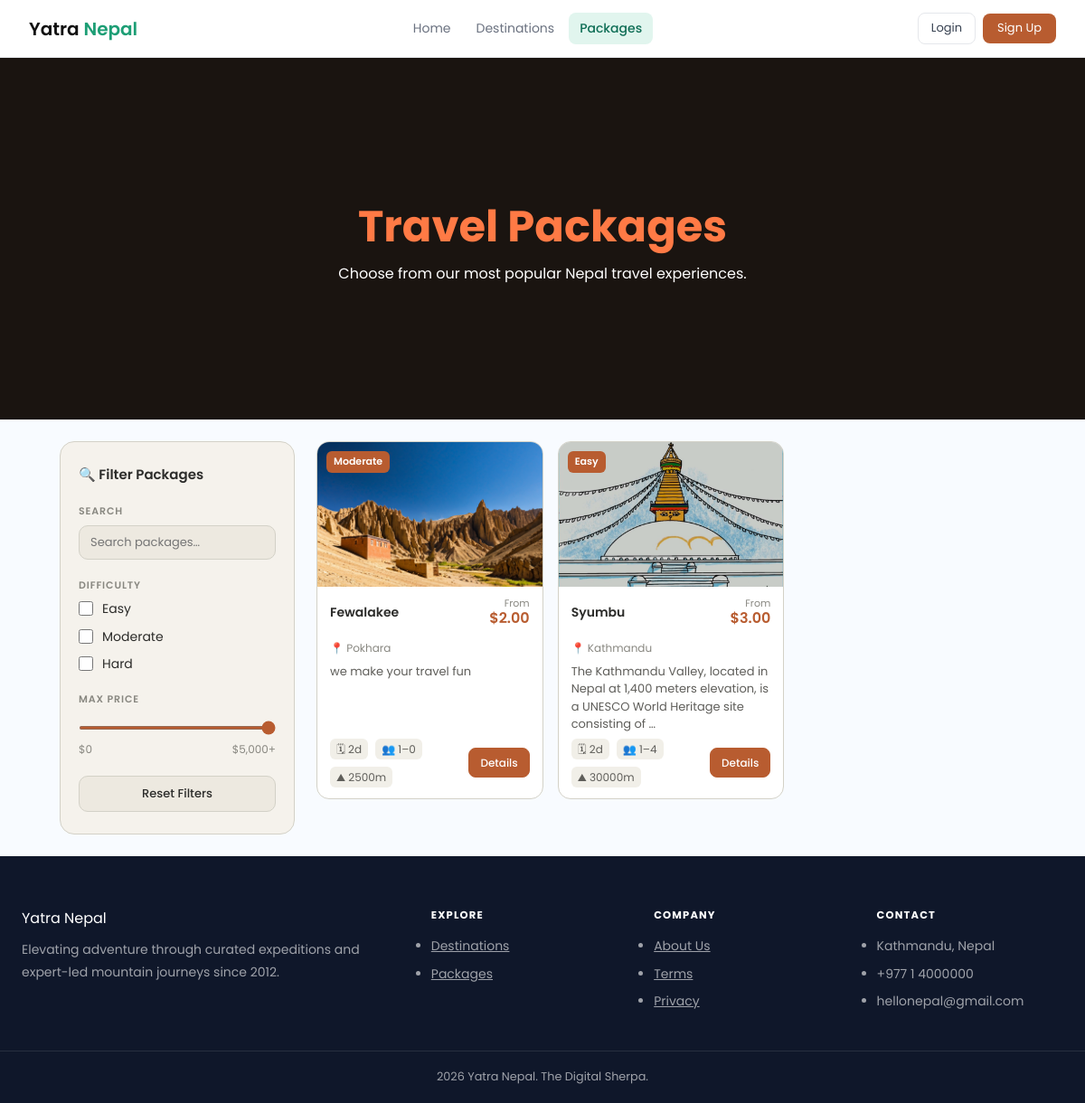
Before: /package/ with the older database file.
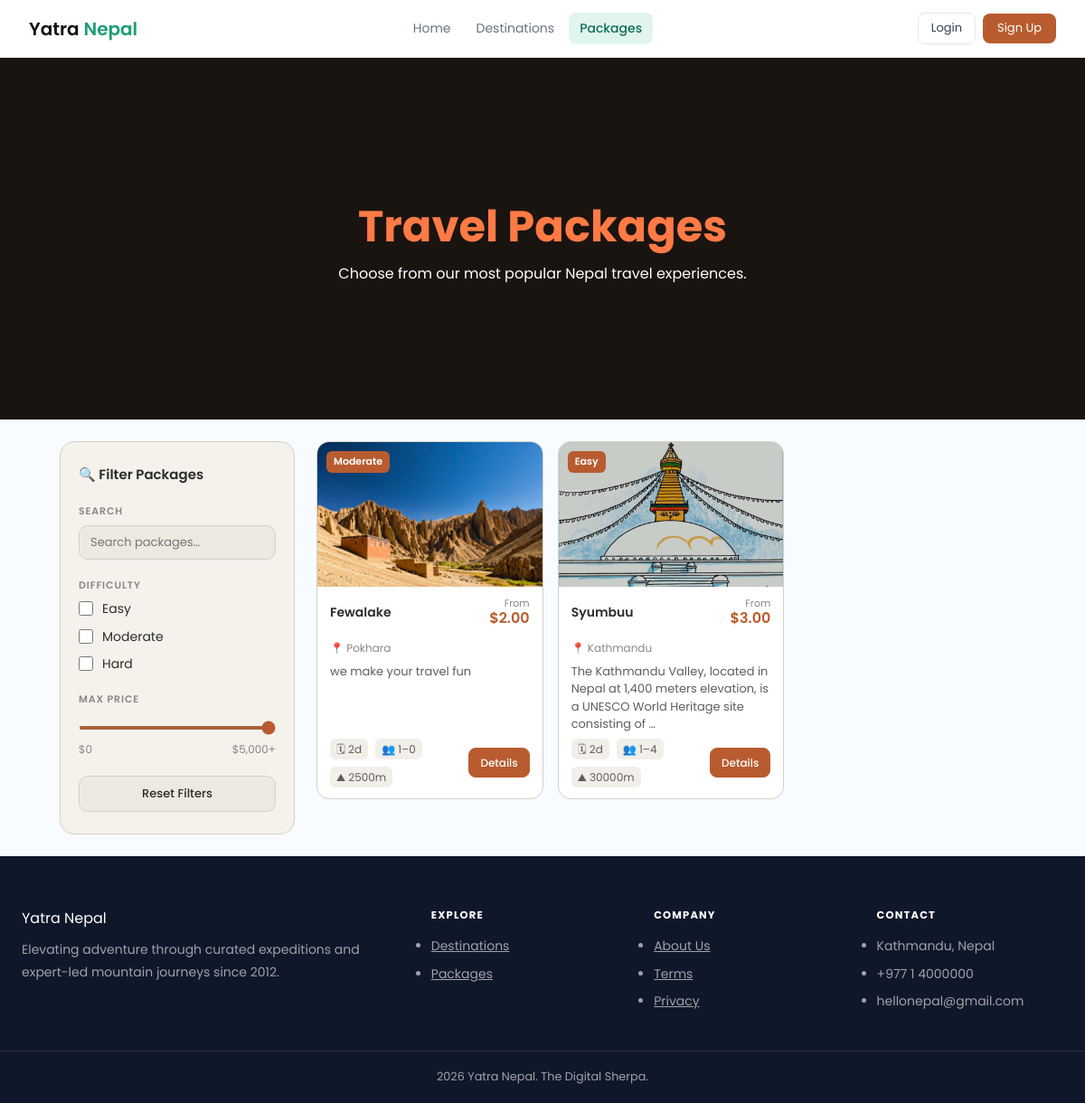
After: the same page with the newer database file.
### tours/models.py (models this page shows, shortened)
class Package(models.Model):
    DIFFICULTY_CHOICES = [
        ('easy', 'Easy'),
        ('moderate', 'Moderate'),
        ('hard', 'Hard'),
    ]
    id = models.AutoField(primary_key=True)
    title = models.CharField(max_length=200)
    price = models.DecimalField(max_digits=10, decimal_places=2)
    duration = models.PositiveIntegerField(help_text="Duration in days")
    description = models.TextField(blank=True)
    difficulty = models.CharField(max_length=20, choices=DIFFICULTY_CHOICES, default='moderate')
    max_altitude = models.PositiveIntegerField(null=True, blank=True, help_text="Metres")
    group_size_min = models.PositiveIntegerField(default=1)
    group_size_max = models.PositiveIntegerField(default=12)
    image = models.ImageField(upload_to='packages/', blank=True, null=True)
    destination = models.ForeignKey(Destination, on_delete=models.CASCADE, related_name='packages', db_column='destination_id')
    created_at = models.DateTimeField(auto_now_add=True)
    class Meta:
        db_table = 'packages'

class Destination(models.Model):
    id = models.AutoField(primary_key=True)
    name = models.CharField(max_length=200)
    location = models.CharField(max_length=255)
    latitude = models.FloatField(blank=True, null=True)
    longitude = models.FloatField(blank=True, null=True)
    description = models.TextField(blank=True)
    image = models.ImageField(upload_to='destinations/', blank=True, null=True)
    created_at  = models.DateTimeField(auto_now_add=True)
    class Meta:
        db_table = 'destinations'

### tours/views.py (the view)
# urls.py: path('package/', views.package_list, name='packages'),
def package_list(request):
    packages = Package.objects.all()
    search = request.GET.get('search', '').strip()
    difficulties = request.GET.getlist('difficulty')
    max_price = request.GET.get('max_price', '').strip()
    if search:
        packages = packages.filter(title__icontains=search)
    if difficulties:
        packages = packages.filter(difficulty__in=difficulties)
    if max_price:
        try:
            price_limit = Decimal(max_price)
            packages = packages.filter(price__lte=price_limit)
        except (InvalidOperation, ValueError):
            pass
    return render(request, "tours/package.html", {
        'packages': packages,
        'search': search,
        'selected_difficulties': difficulties,
        'max_price': max_price,
    })

### tours/templates/tours/package.html (shortened to what this page needs)
{% extends "base.html" %}
{% load static %}
{% block main_content %}
<section class="package-hero">
    <div class="package-hero-content">
        <h1>Travel Packages</h1>
        <p>Choose from our most popular Nepal travel experiences.</p>
    </div>
</section>
<div class="page-wrap">
  <div class="filter-layout">
    <aside>
      <form method="get">
      <div class="filter-card">
        <h2>🔍 Filter Packages</h2>
        <div class="filter-group">
          <label class="filter-label">Search</label>
          <input class="form-input" type="text" name="search" id="search-input" placeholder="Search packages…" value="{{ search }}" oninput="this.form.submit()" />
        </div>
        <div class="filter-group">
          <label class="filter-label">Difficulty</label>
          <div class="checkbox-list">
            <label class="check-item"><input type="checkbox" name="difficulty" value="easy" {% if 'easy' in selected_difficulties %}checked{% endif %} onchange="this.form.submit()" /><span>Easy</span></label>
            <label class="check-item"><input type="checkbox" name="difficulty" value="moderate" {% if 'moderate' in selected_difficulties %}checked{% endif %} onchange="this.form.submit()" /><span>Moderate</span></label>
            <label class="check-item"><input type="checkbox" name="difficulty" value="hard" {% if 'hard' in selected_difficulties %}checked{% endif %} onchange="this.form.submit()" /><span>Hard</span></label>
          </div>
        </div>
        <div class="filter-group">
          <label class="filter-label">Max Price</label>
          <input class="range-input" type="range" name="max_price" id="price-range" min="0" max="5000" value="{{ max_price|default:'5000' }}" oninput="document.getElementById('price-val').textContent = '$' + Number(this.value).toLocaleString(); this.form.submit()" />
          <div class="range-vals"><span>$0</span><span id="price-val">{% if max_price %}${{ max_price }}{% else %}$5,000+{% endif %}</span></div>
        </div>
        <button class="btn btn-outline btn-block" type="button" onclick="this.form.reset(); this.form.submit();">Reset Filters</button>
      </div>
    </form>
    </aside>
    <section>
      {% if packages %}
      <div class="grid-2" id="pkg-grid">
        {% for pkg in packages %}
        <div class="card"
             data-title="{{ pkg.title|lower }}"
             data-difficulty="{{ pkg.difficulty }}"
             data-price="{{ pkg.price }}">
          <div class="card-img">
            {% if pkg.image %}
            <img src="{{ pkg.image.url }}" alt="{{ pkg.title }}" />
            {% else %}
            <img src="https://images.unsplash.com/photo-1506905925346-21bda4d32df4?w=600&q=80" alt="{{ pkg.title }}" />
            {% endif %}
            <span class="card-badge">{{ pkg.get_difficulty_display }}</span>
          </div>
          <div class="card-body">
            <div class="card-footer mb-8">
              <h3 class="card-title">{{ pkg.title }}</h3>
              <div class="card-price"><small>From</small><strong>${{ pkg.price }}</strong></div>
            </div>
            <p class="card-sub">📍 {{ pkg.destination.name }}</p>
            <p class="card-text">{{ pkg.description|truncatewords:18 }}</p>
            <div class="card-footer">
              <div class="card-meta">
                <span>🗓 {{ pkg.duration }}d</span>
                <span>👥 {{ pkg.group_size_min }}–{{ pkg.group_size_max }}</span>
                {% if pkg.max_altitude %}<span>⛰ {{ pkg.max_altitude }}m</span>{% endif %}
              </div>
              <a class="btn btn-primary btn-sm" href="{% url 'package_detail' pkg.id %}">Details</a>
            </div>
          </div>
        </div>
        {% endfor %}
      </div>
      {% else %}
      <div class="empty-state">
        <div class="empty-icon">🎒</div>
        <h3>No packages yet</h3>
        <p>Check back soon for amazing trekking packages!</p>
      </div>
      {% endif %}
    </section>
  </div>
</div>
{% endblock %}

Changed rows visible on the page:
changed Package "we make your travel fun": title "Fewalakee" → "Fewalake"
changed Package "Easy": title "Syumbu" → "Syumbuu"
